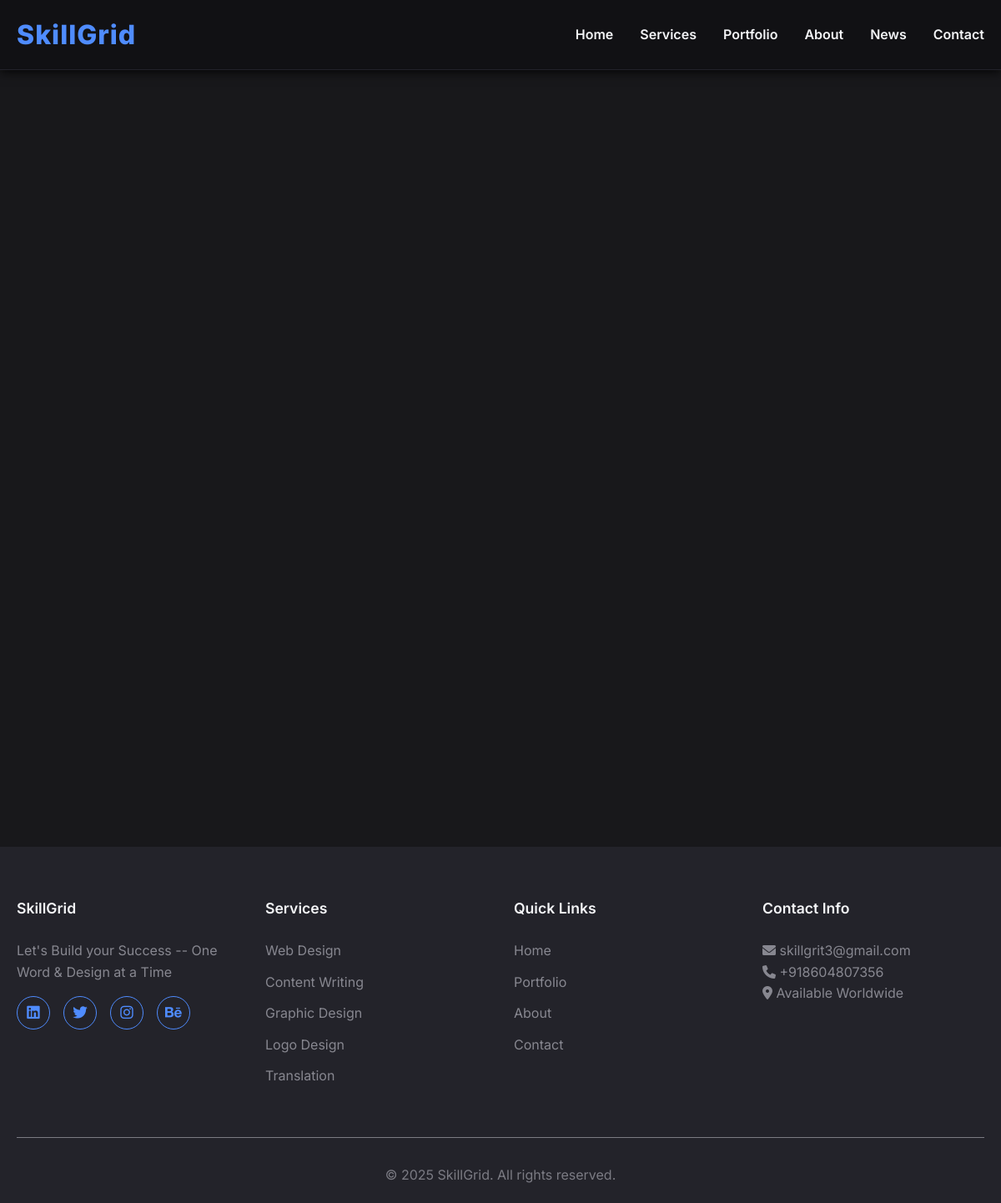
The page /portfolio/ on the database its author committed.
### core/models.py (models this page shows, shortened)
class SiteSettings(models.Model):
    site_name = models.CharField(max_length=100, default="SkillGrid")
    site_description = models.TextField(blank=True)
    hero_title = models.CharField(max_length=200)
    hero_subtitle = models.CharField(max_length=200)
    hero_description = models.TextField()
    contact_email = models.EmailField()
    contact_phone = models.CharField(max_length=20)
    address = models.TextField(blank=True)
    social_facebook = models.URLField(blank=True)
    social_twitter = models.URLField(blank=True)
    social_linkedin = models.URLField(blank=True)
    social_instagram = models.URLField(blank=True)
    social_behance = models.URLField(blank=True)
    created_at = models.DateTimeField(auto_now_add=True)
    updated_at = models.DateTimeField(auto_now=True)
    class Meta:
        verbose_name = "Site Settings"
        verbose_name_plural = "Site Settings"

### portfolio/views.py (the view)
# urls.py: path('', PortfolioListView.as_view(), name='portfolio_list'),
class PortfolioListView(ListView):
    model = Project
    template_name = 'portfolio/portfolio_list.html'
    context_object_name = 'projects'
    paginate_by = 9
    def get_queryset(self):
        queryset = Project.objects.filter(is_active=True)
        category = self.request.GET.get('category')
        if category:
            queryset = queryset.filter(category=category)
        return queryset
    def get_context_data(self, **kwargs):
        context = super().get_context_data(**kwargs)
        context['categories'] = Project.CATEGORY_CHOICES
        context['current_category'] = self.request.GET.get('category', '')
        context['site_settings'] = SiteSettings.objects.first()
        return context

### portfolio/models.py (called while the page is built)
    def get_absolute_url(self):
        return f'/portfolio/{self.slug}/'

### templates/portfolio/portfolio_list.html (shortened to what this page needs)
{% extends 'base.html' %}
{% load static %}

### templates/base.html (shortened to what this page needs)
<!DOCTYPE html>
<html lang="en">
<head>
    {% load static %}
    <link rel="stylesheet" href="{% static 'css/styles.css' %}">
    <link href="https://cdnjs.cloudflare.com/ajax/libs/font-awesome/6.0.0/css/all.min.css" rel="stylesheet">
</head>
<body>
    <nav class="navbar">
        <div class="nav-container">
            <div class="nav-logo">
                <h2>
                    <span>S</span><span>k</span><span>i</span><span>l</span><span>l</span><span>G</span><span>r</span><span>i</span><span>d</span>
                </h2>
            </div>
            <ul class="nav-menu">
                <li class="nav-item">
                    <a href="{% url 'core:home' %}" class="nav-link">Home</a>
                </li>
                <li class="nav-item">
                    <a href="{% url 'core:services' %}" class="nav-link">Services</a>
                </li>
                <li class="nav-item">
                    <a href="{% url 'portfolio:portfolio_list' %}" class="nav-link">Portfolio</a>
                </li>
                <li class="nav-item">
                    <a href="{% url 'core:about' %}" class="nav-link">About</a>
                </li>
                <li class="nav-item">
                    <a href="{% url 'news:news_list' %}" class="nav-link">News</a>
                </li>
                <li class="nav-item">
                    <a href="{% url 'contact:contact' %}" class="nav-link">Contact</a>
                </li>
            </ul>
        </div>
    </nav>
    <main>
    </main>
    <footer class="footer">
        <div class="container">
            <div class="footer-content">
                <div class="footer-section">
                    <h3>{{ site_settings.site_name|default:"SkillGrid" }}</h3>
                    <p>{{ site_settings.site_description|default:"Professional freelance services for all your creative and digital needs." }}</p>
                    <div class="social-links">
                        {% if site_settings.social_linkedin %}
                            <a href="{{ site_settings.social_linkedin }}" target="_blank"><i class="fab fa-linkedin"></i></a>
                        {% endif %}
                        {% if site_settings.social_twitter %}
                            <a href="https://x.com/MananKumar89839" target="_blank"><i class="fab fa-twitter"></i></a>
                        {% endif %}
                        {% if site_settings.social_instagram %}
                            <a href="{{ site_settings.social_instagram }}" target="_blank"><i class="fab fa-instagram"></i></a>
                        {% endif %}
                        {% if site_settings.social_behance %}
                            <a href="{{ site_settings.social_behance }}" target="_blank"><i class="fab fa-behance"></i></a>
                        {% endif %}
                    </div>
                </div>
                <div class="footer-section">
                    <h4>Services</h4>
                    <ul>
                        <li><a href="{% url 'core:services' %}">Web Design</a></li>
                        <li><a href="{% url 'core:services' %}">Content Writing</a></li>
                        <li><a href="{% url 'core:services' %}">Graphic Design</a></li>
                        <li><a href="{% url 'core:services' %}">Logo Design</a></li>
                        <li><a href="{% url 'core:services' %}">Translation</a></li>
                    </ul>
                </div>
                <div class="footer-section">
                    <h4>Quick Links</h4>
                    <ul>
                        <li><a href="{% url 'core:home' %}">Home</a></li>
                        <li><a href="{% url 'portfolio:portfolio_list' %}">Portfolio</a></li>
                        <li><a href="{% url 'core:about' %}">About</a></li>
                        <li><a href="{% url 'contact:contact' %}">Contact</a></li>
                    </ul>
                </div>
                <div class="footer-section">
                    <h4>Contact Info</h4>
                    {% if site_settings.contact_email %}
                        <p><i class="fas fa-envelope"></i> {{ site_settings.contact_email }}</p>
                    {% endif %}
                    {% if site_settings.contact_phone %}
                        <p><i class="fas fa-phone"></i> {{ site_settings.contact_phone }}</p>
                    {% endif %}
                    {% if site_settings.address %}
                        <p><i class="fas fa-map-marker-alt"></i> {{ site_settings.address }}</p>
                    {% else %}
                        <p><i class="fas fa-map-marker-alt"></i> Available Worldwide</p>
                    {% endif %}
                </div>
            </div>
            <div class="footer-bottom">
                <p>&copy; {% now "Y" %} {{ site_settings.site_name|default:"SkillGrid" }}. All rights reserved.</p>
            </div>
        </div>
    </footer>
</body>
</html>

### static/css/styles.css (style rules this page uses)
:root { --primary-color: #4F8CFF; --primary-darker: #2563EB; --primary-shadow: rgba(79, 140, 255, 0.25); --primary-light-bg: rgba(79, 140, 255, 0.1); --secondary-color: #A1A1AA; --dark-color: #18181B; --body-color: #E5E7EB; --light-color: #23232A; --white-color: #F3F4F6; --success-color: #22C55E; --error-color: #EF4444; --border-color: #27272A; --box-shadow: 0 0.5rem 1rem rgba(0,0,0,0.5); --alabaster: #FAFAFA; --frangipani: #FFDCB5; --frostee: #EAF7EB; --lemon-chiffon: #F9EEAB; --sundown: #FFB7BC; --white: #FFF; }
* { margin: 0; padding: 0; box-sizing: border-box; }
html { scroll-behavior: smooth; }
body { font-family: 'Inter', sans-serif; line-height: 1.6; color: var(--body-color); background-color: var(--dark-color); overflow-x: hidden; }
.container { max-width: 1200px; margin: 0 auto; padding: 0 20px; background: none; }
.navbar { position: fixed; top: 0; width: 100%; background: #111114; backdrop-filter: blur(10px); z-index: 1000; padding: 1rem 0; transition: all 0.3s ease; box-shadow: 0 2px 12px rgba(0,0,0,0.85); border-bottom: 1px solid #23232A; }
.nav-container { max-width: 1200px; margin: 0 auto; padding: 0 20px; display: flex; justify-content: space-between; align-items: center; }
.nav-menu { display: flex; list-style: none; gap: 2rem; }
.nav-link { text-decoration: none; color: var(--white-color); font-weight: 600; transition: color 0.3s ease; position: relative; }
.nav-link::after { content: ''; position: absolute; width: 0; height: 2px; bottom: -5px; left: 0; background-color: var(--primary-color); transition: width 0.3s ease; }
.footer { background-color: var(--light-color); color: var(--body-color); padding: 60px 0 20px; }
.footer-content { display: grid; grid-template-columns: repeat(auto-fit, minmax(250px, 1fr)); gap: 2rem; margin-bottom: 2rem; }
.footer-section h3, .footer-section h4 { color: var(--white-color); margin-bottom: 1.5rem; font-size: 1.1rem; font-weight: 600; }
.footer-section p { color: var(--secondary-color); opacity: 0.8; }
.footer-section ul { list-style: none; }
.footer-section ul li { margin-bottom: 0.75rem; }
.footer-section ul li a { text-decoration: none; color: var(--secondary-color); opacity: 0.8; transition: all 0.3s ease; }
.social-links { display: flex; gap: 1rem; margin-top: 1rem; }
.social-links a { width: 40px; height: 40px; border-radius: 50%; display: flex; justify-content: center; align-items: center; text-decoration: none; font-size: 1.1rem; transition: all 0.3s ease; color: var(--primary-color); border: 1px solid var(--primary-color); }
.footer-bottom { text-align: center; margin-top: 3rem; padding-top: 2rem; border-top: 1px solid var(--secondary-color); opacity: 0.7; color: var(--secondary-color); }
.nav-logo h2 { font-size: 2rem; font-weight: 800; color: var(--primary-color); letter-spacing: 1px; cursor: pointer; }
.nav-logo h2 span { display: inline-block; transition: all 0.6s cubic-bezier(0.175, 0.885, 0.32, 1.275); transform-style: preserve-3d; position: relative; }

### rows shown on the page
SiteSettings: site_name "SkillGrid", site_description "Let's Build your Success -- One Word & Design at a Time", contact_email "skillgrit3@gmail.com", contact_phone "+918604807356", address "Available Worldwide"
